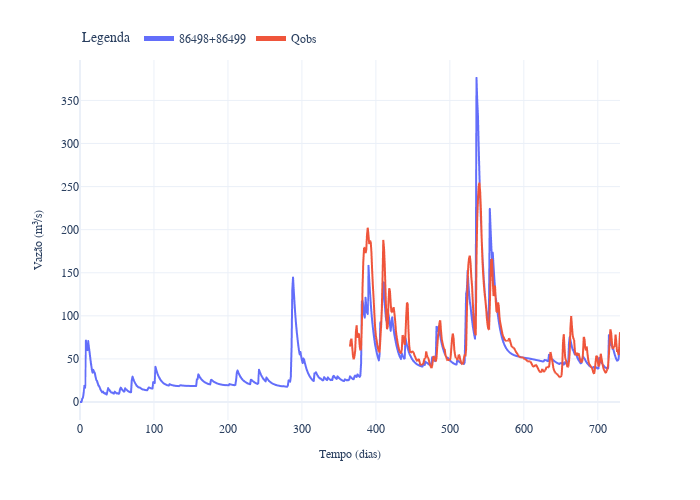

Notebook cell for this chart:
### Markdown cell above
Gráfico de vazão na estação de monitoramento 2011 - 2012

### Code cell
df_Qinc['Qobs'] = df_obs['Qobs'].replace(0, float('nan')).dropna()
fig = df_Qinc[['86498+86499', 'Qobs']].plot()

fig.update_layout(legend_title='Legenda', legend=dict(y=1.1, orientation='h', itemsizing='constant'), font_family='CMU Serif', font=dict(size=12))
fig.update_xaxes(title_text='Tempo (dias)', title_font=dict(size=12))
fig.update_yaxes(title_text='Vazão (m³/s)', title_font=dict(size=12))
fig.update_layout(
    legend_title='Legenda',
    legend=dict(y=1.1, orientation='h', itemsizing='constant'),
    font_family='CMU Serif',
    font=dict(size=12),
    width=700,
    height=500
)

fig.show()

### Figure 1 — Plotly figure (JSON) as saved in the notebook; plotly's stock layout.template omitted (floating-point values rounded to 4 significant figures; data arrays with more than 128 entries replaced by an {"elided": "..."} marker saying what was removed)
{"data": [{"hovertemplate": "variable=86498+86499<br>index=%{x}<br>value=%{y}<extra></extra>", "legendgroup": "86498+86499", "line": {"color": "#636efa", "dash": "solid"}, "marker": {"symbol": "circle"}, "mode": "lines", "name": "86498+86499", "showlegend": true, "type": "scattergl", "x": {"elided": "731 int values"}, "xaxis": "x", "y": {"elided": "731 float values"}, "yaxis": "y"}, {"hovertemplate": "variable=Qobs<br>index=%{x}<br>value=%{y}<extra></extra>", "legendgroup": "Qobs", "line": {"color": "#EF553B", "dash": "solid"}, "marker": {"symbol": "circle"}, "mode": "lines", "name": "Qobs", "showlegend": true, "type": "scattergl", "x": {"elided": "731 int values"}, "xaxis": "x", "y": {"elided": "731 float values"}, "yaxis": "y"}], "layout": {"font": {"family": "CMU Serif", "size": 12}, "height": 500, "legend": {"itemsizing": "constant", "orientation": "h", "title": {"text": "Legenda"}, "tracegroupgap": 0, "y": 1.1}, "margin": {"t": 60}, "width": 700, "xaxis": {"anchor": "y", "domain": [0, 1], "title": {"font": {"size": 12}, "text": "Tempo (dias)"}}, "yaxis": {"anchor": "x", "domain": [0, 1], "title": {"font": {"size": 12}, "text": "Vazão (m³/s)"}}}}
